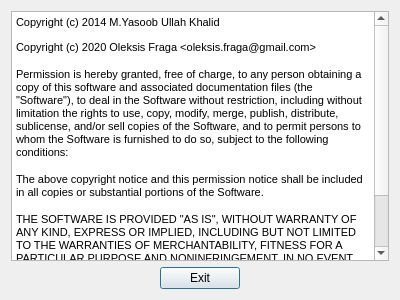
<?xml version="1.0" encoding="UTF-8"?>
<ui version="4.0">
 <class>Dialog</class>
 <widget class="QDialog" name="Dialog">
  <property name="geometry">
   <rect>
    <x>0</x>
    <y>0</y>
    <width>400</width>
    <height>300</height>
   </rect>
  </property>
  <property name="windowTitle">
   <string>License</string>
  </property>
  <layout class="QVBoxLayout" name="verticalLayout">
   <item>
    <widget class="QTextEdit" name="textEdit">
     <property name="readOnly">
      <bool>true</bool>
     </property>
     <property name="html">
      <string>&lt;!DOCTYPE HTML PUBLIC &quot;-//W3C//DTD HTML 4.0//EN&quot; &quot;http://www.w3.org/TR/REC-html40/strict.dtd&quot;&gt;
&lt;html&gt;&lt;head&gt;&lt;meta name=&quot;qrichtext&quot; content=&quot;1&quot; /&gt;&lt;style type=&quot;text/css&quot;&gt;
p, li { white-space: pre-wrap; }
&lt;/style&gt;&lt;/head&gt;&lt;body style=&quot; font-family:'Sans Serif'; font-size:9pt; font-weight:400; font-style:normal;&quot;&gt;
&lt;p style=&quot; margin-top:12px; margin-bottom:12px; margin-left:0px; margin-right:0px; -qt-block-indent:0; text-indent:0px; background-color:#ffffff;&quot;&gt;&lt;span style=&quot; font-family:'Courier New'; font-size:8pt; color:#000000; background-color:#ffffff;&quot;&gt;Copyright (c) 2014 M.Yasoob Ullah Khalid&lt;/span&gt;&lt;/p&gt;
&lt;p style=&quot; margin-top:12px; margin-bottom:12px; margin-left:0px; margin-right:0px; -qt-block-indent:0; text-indent:0px; background-color:#ffffff;&quot;&gt;&lt;span style=&quot; font-family:'Courier New'; font-size:8pt; color:#000000; background-color:#ffffff;&quot;&gt;Copyright (c) 2020 Oleksis Fraga &amp;lt;oleksis.fraga@gmail.com&amp;gt;&lt;/span&gt;&lt;span style=&quot; font-family:'Courier New'; font-size:8pt; color:#000000;&quot;&gt;&lt;br /&gt;&lt;br /&gt;Permission is hereby granted, free of charge, to any person obtaining a copy of this software and associated documentation files (the &amp;quot;Software&amp;quot;), to deal in the Software without restriction, including without limitation the rights to use, copy, modify, merge, publish, distribute, sublicense, and/or sell copies of the Software, and to permit persons to whom the Software is furnished to do so, subject to the following conditions:&lt;br /&gt;&lt;br /&gt;The above copyright notice and this permission notice shall be included in all copies or substantial portions of the Software.&lt;br /&gt;&lt;br /&gt;THE SOFTWARE IS PROVIDED &amp;quot;AS IS&amp;quot;, WITHOUT WARRANTY OF ANY KIND, EXPRESS OR IMPLIED, INCLUDING BUT NOT LIMITED TO THE WARRANTIES OF MERCHANTABILITY, FITNESS FOR A PARTICULAR PURPOSE AND NONINFRINGEMENT. IN NO EVENT SHALL THE AUTHORS OR COPYRIGHT HOLDERS BE LIABLE FOR ANY CLAIM, DAMAGES OR OTHER LIABILITY, WHETHER IN AN ACTION OF CONTRACT, TORT OR OTHERWISE, ARISING FROM, OUT OF OR IN CONNECTION WITH THE SOFTWARE OR THE USE OR OTHER DEALINGS IN THE SOFTWARE.&lt;/span&gt;&lt;/p&gt;&lt;/body&gt;&lt;/html&gt;</string>
     </property>
    </widget>
   </item>
   <item>
    <layout class="QHBoxLayout" name="horizontalLayout">
     <item>
      <spacer name="horizontalSpacer">
       <property name="orientation">
        <enum>Qt::Horizontal</enum>
       </property>
       <property name="sizeHint" stdset="0">
        <size>
         <width>40</width>
         <height>20</height>
        </size>
       </property>
      </spacer>
     </item>
     <item>
      <widget class="QPushButton" name="ExitButton">
       <property name="text">
        <string>Exit</string>
       </property>
      </widget>
     </item>
     <item>
      <spacer name="horizontalSpacer_2">
       <property name="orientation">
        <enum>Qt::Horizontal</enum>
       </property>
       <property name="sizeHint" stdset="0">
        <size>
         <width>40</width>
         <height>20</height>
        </size>
       </property>
      </spacer>
     </item>
    </layout>
   </item>
  </layout>
 </widget>
 <resources/>
 <connections/>
</ui>
